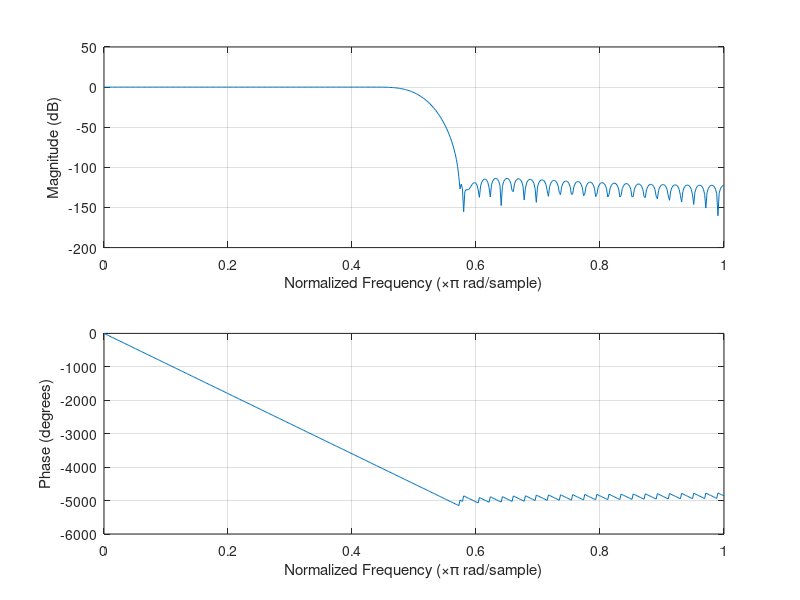

The MATLAB script that drew this image:
% -------------Q7.13
% Fp = 2000;
% Fs = 2500;
% dp = 0.005;
% ds = 0.005;
% FT = 10000;
% -------------Q7.14(a)
% Fp = 2000;
% Fs = 2500;
% dp = 0.005;
% ds = 0.005;
% FT = 20000;
% -------------Q7.14(b)
% Fp = 2000;
% Fs = 2500;
% dp = 0.002;
% ds = 0.002;
% FT = 10000;
% -------------Q7.14(c)
% Fp = 2000;
% Fs = 2300;
% dp = 0.005;
% ds = 0.005;
% FT = 10000;
% N = kaiord(Fp, Fs, dp, ds, FT)

% -------------Q7.15/Q7.16
% f = [2000 2500];
% a = [1 0];
% dev = [0.005 0.005];
% FT = 10000;
% [N, Wn, beta, ftype] = kaiserord(f, a, dev, FT)
% [N, fts, mval, wgts] = remezord(f, a, dev, FT)
% [N, fts, mval, wgts] = firpmord(f, a, dev, FT)

% --------------Q7.17/Q7.18/Q7.19
% fcuts = [1200 1800 3600 4200];
% mags = [0 1 0];
% devs = [0.02 0.1 0.02];
% fsamp = 12000;
% N = kaiord([1800 3600], [1200 4200], 0.1, 0.02, fsamp)
% [N, Wn, beta, ftype] = kaiserord(fcuts, mags, devs, fsamp)
% [N, fts, mval, wgts] = remezord(fcuts, mags, devs, fsamp)

% --------------Q7.20/21/22
% b = fir1(N, Wn, ftype)
% b = fir1(N, Wn, hanning(N+1))
% b = fir1(N, Wn, blackman(N+1))
% b = fir1(N, Wn, chebwin(N+1))
% b = remez(N, fts, mval, wgts)

% --------------Q7.25
fpts = [0 0.5 0.5 1];
mval = [1 1 0 0];
N = 100;
b = fir2(N, fpts, mval, 512, 5, chebwin(N+1));
% b = remez(N, fpts, mval);

% --------------Q7.26
% fcuts = [1200 1800 3600 4200];
% mags = [0 1 0];
% devs = [0.02 0.1 0.02];
% fsamp = 12000;
% [N, Wn, beta, ftype] = kaiserord(fcuts, mags, devs, fsamp);
% 
% fpts = [0 1200 1800 3600 4200 fsamp/2]/(fsamp/2);
% mval = [0 0 1 1 0 0];
% dp = 0.1;
% ds = 0.02;
% wgts = max(dp, ds)*[1/ds, 1/dp, 1/ds];
% b = remez(N, fpts, mval, wgts)

% --------------Q7.27
% fcuts = [1500 1800 3000 3530];
% mags = [0 1 0];
% devs = [0.02 0.1 0.02];
% fsamp = 12000;
% [N, Wn, beta, ftype] = kaiserord(fcuts, mags, devs, fsamp);
% 
% fpts = [0 1500 1800 3000 3530 fsamp/2]/(fsamp/2);
% mval = [0 0 1 1 0 0];
% dp = 0.1;
% ds = 0.02;
% wgts = max(dp, ds)*[1/ds, 1/dp, 1/ds];
% b = remez(N, fpts, mval, wgts)

freqz(b)
% b = fir1(18,800/(2000/2),'high');
% impz(b, 1, 50)

% [g,w,p_rad]=gain(b,1);
% -------------------------------------Amplitude Response
% plot(w/pi,g);
% 
% grid 
% axis([0 1 -90 5]);
% xlabel('\omega /\pi');
% ylabel('Gain, dB');
% title('Gain Response of a Butterworth Bandstop Filter');

% -------------------------------------Phase Response
% disp(p_rad);
% p=(p_rad/(2*pi))*360;
% plot(w/pi,p);
% 
% grid
% axis([0 1 -720 100]);
% xlabel('\omega /\pi');
% ylabel('Phase, deg');
% title('Phase Response');
